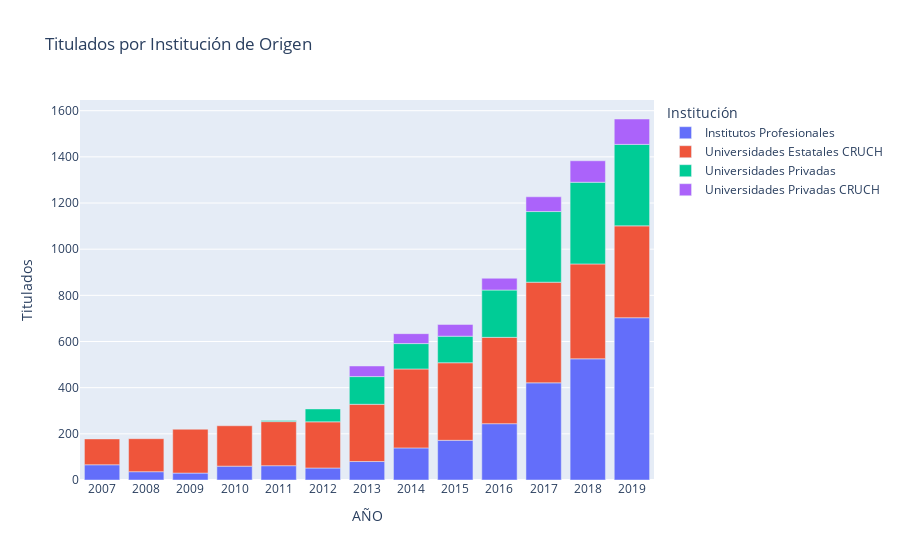

This figure's notebook cell:
### Markdown cell above
## 1) Titulados

La primera parada de este análisis es revisar cuánta gente (y de donde) se está titulando. Existe la idea generalizada que la profesión de la ingeniería en minas está saturada, y que hay muchos profesionales saliendo al campo laboral. ¿Será verdad?

Bueh, al parecer sí lo es:

### Code cell
titulados = pd.read_csv("Data/Titulacion.csv", delimiter = ';')
titulados["AÑO"] = titulados["AÑO"].str.extract(r'(\d+)')
con_minas = titulados[(titulados["NOMBRE CARRERA"].str.contains(r"\b(INGENIERIA|INGENIERÍA)\b.*\b(MINAS|MINERIA)\b"))]

tipo = pd.DataFrame(con_minas.groupby(["AÑO","CLASIFICACIÓN INSTITUCIÓN NIVEL 3"])["TOTAL TITULADOS"].agg(['sum','count'])).reset_index()
fig = px.bar(tipo, x="AÑO", color="CLASIFICACIÓN INSTITUCIÓN NIVEL 3", y="sum", title="Titulados por Institución de Origen")
fig.update_layout(yaxis={'title': 'Titulados'},
                    legend_title_text='Institución')
fig.show()

### Figure 1 — Plotly figure (JSON) as saved in the notebook; plotly's stock layout.template omitted (floating-point values rounded to 4 significant figures)
{"data": [{"alignmentgroup": "True", "hovertemplate": "CLASIFICACIÓN INSTITUCIÓN NIVEL 3=Institutos Profesionales<br>AÑO=%{x}<br>sum=%{y}<extra></extra>", "legendgroup": "Institutos Profesionales", "marker": {"color": "#636efa"}, "name": "Institutos Profesionales", "offsetgroup": "Institutos Profesionales", "orientation": "v", "showlegend": true, "textposition": "auto", "type": "bar", "x": ["2007", "2008", "2009", "2010", "2011", "2012", "2013", "2014", "2015", "2016", "2017", "2018", "2019"], "xaxis": "x", "y": [66, 36, 30, 60, 62, 52, 80, 139, 172, 244, 421, 525, 703], "yaxis": "y"}, {"alignmentgroup": "True", "hovertemplate": "CLASIFICACIÓN INSTITUCIÓN NIVEL 3=Universidades Estatales CRUCH<br>AÑO=%{x}<br>sum=%{y}<extra></extra>", "legendgroup": "Universidades Estatales CRUCH", "marker": {"color": "#EF553B"}, "name": "Universidades Estatales CRUCH", "offsetgroup": "Universidades Estatales CRUCH", "orientation": "v", "showlegend": true, "textposition": "auto", "type": "bar", "x": ["2007", "2008", "2009", "2010", "2011", "2012", "2013", "2014", "2015", "2016", "2017", "2018", "2019"], "xaxis": "x", "y": [112, 143, 190, 175, 191, 200, 248, 342, 336, 374, 436, 411, 398], "yaxis": "y"}, {"alignmentgroup": "True", "hovertemplate": "CLASIFICACIÓN INSTITUCIÓN NIVEL 3=Universidades Privadas<br>AÑO=%{x}<br>sum=%{y}<extra></extra>", "legendgroup": "Universidades Privadas", "marker": {"color": "#00cc96"}, "name": "Universidades Privadas", "offsetgroup": "Universidades Privadas", "orientation": "v", "showlegend": true, "textposition": "auto", "type": "bar", "x": ["2011", "2012", "2013", "2014", "2015", "2016", "2017", "2018", "2019"], "xaxis": "x", "y": [5, 56, 120, 110, 115, 205, 306, 354, 353], "yaxis": "y"}, {"alignmentgroup": "True", "hovertemplate": "CLASIFICACIÓN INSTITUCIÓN NIVEL 3=Universidades Privadas CRUCH<br>AÑO=%{x}<br>sum=%{y}<extra></extra>", "legendgroup": "Universidades Privadas CRUCH", "marker": {"color": "#ab63fa"}, "name": "Universidades Privadas CRUCH", "offsetgroup": "Universidades Privadas CRUCH", "orientation": "v", "showlegend": true, "textposition": "auto", "type": "bar", "x": ["2013", "2014", "2015", "2016", "2017", "2018", "2019"], "xaxis": "x", "y": [46, 43, 51, 51, 64, 93, 110], "yaxis": "y"}], "layout": {"barmode": "relative", "legend": {"title": {"text": "Institución"}, "tracegroupgap": 0}, "title": {"text": "Titulados por Institución de Origen"}, "xaxis": {"anchor": "y", "domain": [0, 1], "title": {"text": "AÑO"}}, "yaxis": {"anchor": "x", "domain": [0, 1], "title": {"text": "Titulados"}}}}
